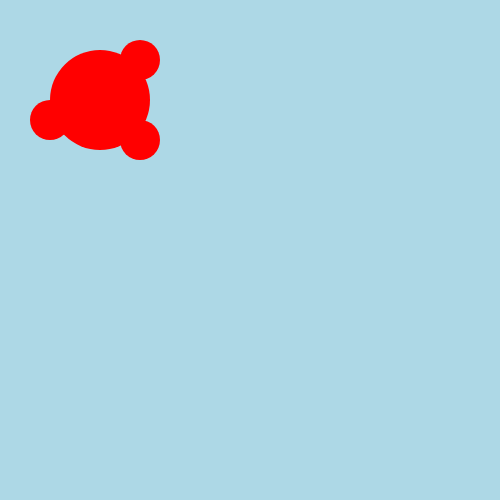
Frame 1 (no input)
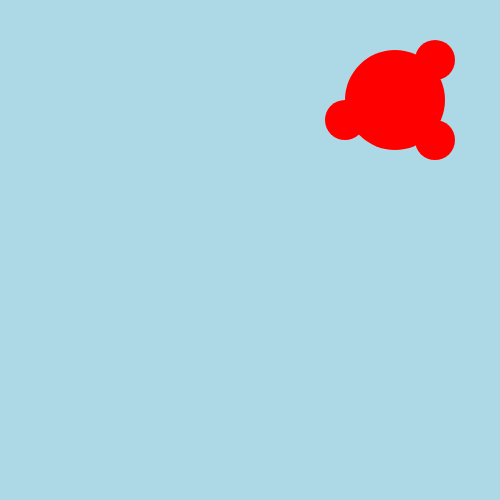
Frame 60 (no input)
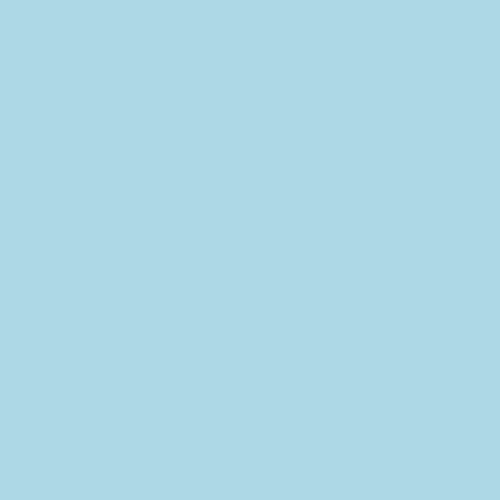
Frame 120 (the mouse pressed at the canvas centre since frame 60)

The p5.js sketch that drew these frames (run headless with seeded random() and noise() and a simulated clock; from frame 60 on, the mouse is pressed at the canvas centre):

// p5.js sketch
// ── sketch.js
var x = 0 ;


function setup() {
  // put setup code here
  createCanvas(500, 500);
  rectMode(CENTER);
  ellipseMode(CENTER);

}

function draw() {
  // put drawing code here
  background ('lightblue')

  push() ;
  translate(x, 0) ;
  makeCovid();
  x = x + 5

  if (x > width) {
    x = -300
  }
  pop() ;

}

function makeCovid() {

  noStroke();
  fill("red");
  ellipse(100, 100, 100, 100);
  ellipse(140, 140, 40, 40);
  ellipse(140, 60, 40, 40);
  ellipse(50, 120, 40, 40);

}
